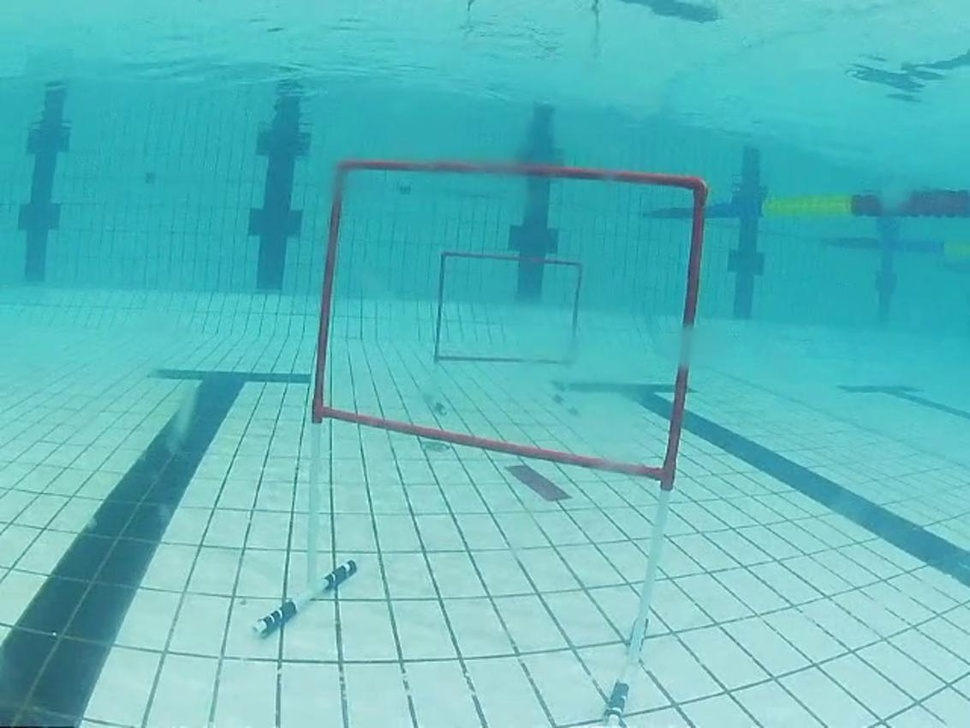
#> input picture examples/images/239.jpg, 970 x 728 px, shrunk from 1133 x 850 before the run; its folder holds only this picture in this run
$ python -i circle_kick.py   (imports and definitions only)
#> lines starting #> are read from the running program, lines starting #| are printed output that depends on the picture; after the words box and inside, x2 and y2 are one past the last pixel; in counts of white or black regions, pixels touching at a corner belong together
#> further down, picture is the input picture: shape (728, 970, 3); mean B, G, R 190.6, 186.9, 94.1
"""
CIRCLE_KICK状态模块 - 简化版v2.0
实现全局depth_pid + 视觉yaw_pid + 定速前进的撞球逻辑

支持两种小球识别方案：
方案1：YOLO模型识别（默认）
方案2：颜色阈值识别（备选）
"""
from typing import Optional, Dict, Any, Tuple, Union
import time as _t
import cv2
import numpy as np

# 指令类型定义
YField = Union[int, str, Tuple[str, float]]
YawField = Union[int, str, Tuple[str, float]]
Command = Tuple[int, int, YField, YawField]

# ==================== 配置参数 ====================
# 小球识别方案选择：1=YOLO模型识别，2=颜色阈值识别
BALL_DETECTION_METHOD = 1

# 颜色阈值配置（HSV色彩空间）
# 红色小球的HSV阈值范围（红色在HSV中分为两段）
RED_HSV_LOWER1 = np.array([0, 30, 30])      # 低色调红色下限
RED_HSV_UPPER1 = np.array([20, 255, 255])     # 低色调红色上限
RED_HSV_LOWER2 = np.array([120, 30, 30])    # 高色调红色下限
RED_HSV_UPPER2 = np.array([180, 255, 255])    # 高色调红色上限

# 蓝色小球的HSV阈值范围
BLUE_HSV_LOWER = np.array([100, 100, 100])    # 蓝色下限
BLUE_HSV_UPPER = np.array([130, 255, 255])    # 蓝色上限

# 最小轮廓面积阈值（过滤噪点）
MIN_CONTOUR_AREA = 500


def detect_ball_by_color(image: np.ndarray, target_color: str = 'red') -> Optional[Dict[str, Any]]:
    """
    使用颜色阈值检测小球

    参数:
        image: 输入图像（BGR格式）
        target_color: 目标颜色 ('red' 或 'blue')

    返回:
        包含小球信息的字典，如果未检测到则返回None
        {'center': [x, y], 'area': float, 'bbox': [x1, y1, x2, y2]}
    """
#> called with target_color = 'red'
    # 转换到HSV色彩空间
    hsv = cv2.cvtColor(image, cv2.COLOR_BGR2HSV)
#> hsv: shape (728, 970, 3); mean H, S, V 90.9, 133.7, 191.9

    # 根据目标颜色创建掩码
    if target_color == 'red':
        # 红色需要两个范围的掩码
        mask1 = cv2.inRange(hsv, RED_HSV_LOWER1, RED_HSV_UPPER1)
#> mask1: shape (728, 970); every value is 0
        mask2 = cv2.inRange(hsv, RED_HSV_LOWER2, RED_HSV_UPPER2)
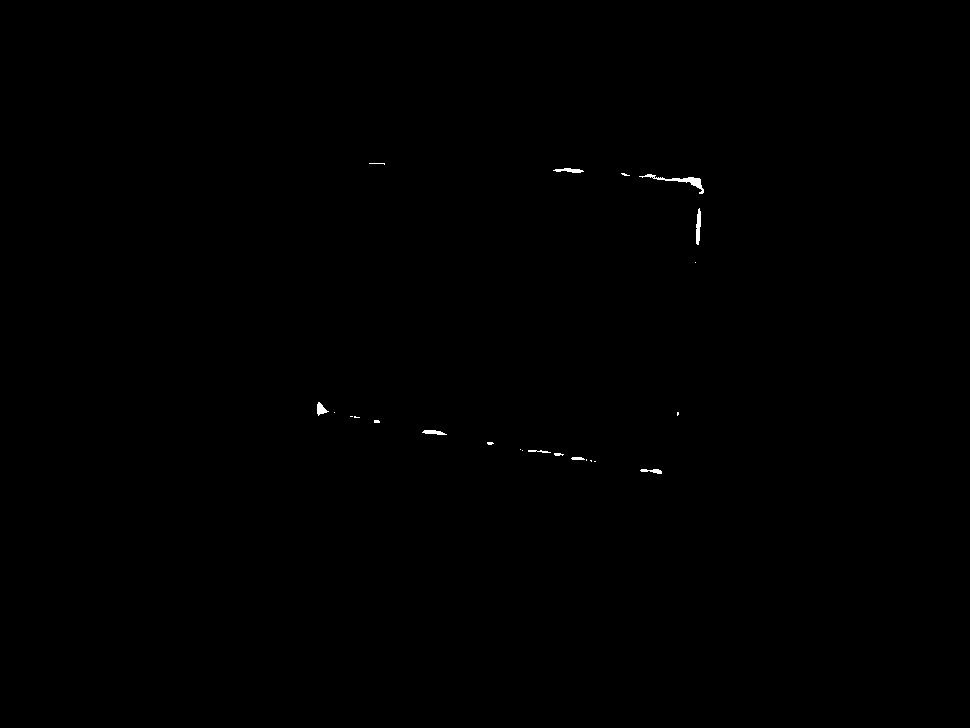
#> mask2: shape (728, 970); 0.13% white; 23 white regions (14 under 20 px), largest, box (x1, y1, x2, y2) and area: (639, 174, 704, 194) 259, (696, 208, 701, 245) 135, (553, 168, 584, 173) 93
        mask = cv2.bitwise_or(mask1, mask2)
    elif target_color == 'blue':
        mask = cv2.inRange(hsv, BLUE_HSV_LOWER, BLUE_HSV_UPPER)
    else:
        print(f"    [颜色识别] 未知的目标颜色: {target_color}")
        return None

    # 形态学操作去除噪点
    kernel = np.ones((5, 5), np.uint8)
    mask = cv2.morphologyEx(mask, cv2.MORPH_OPEN, kernel)
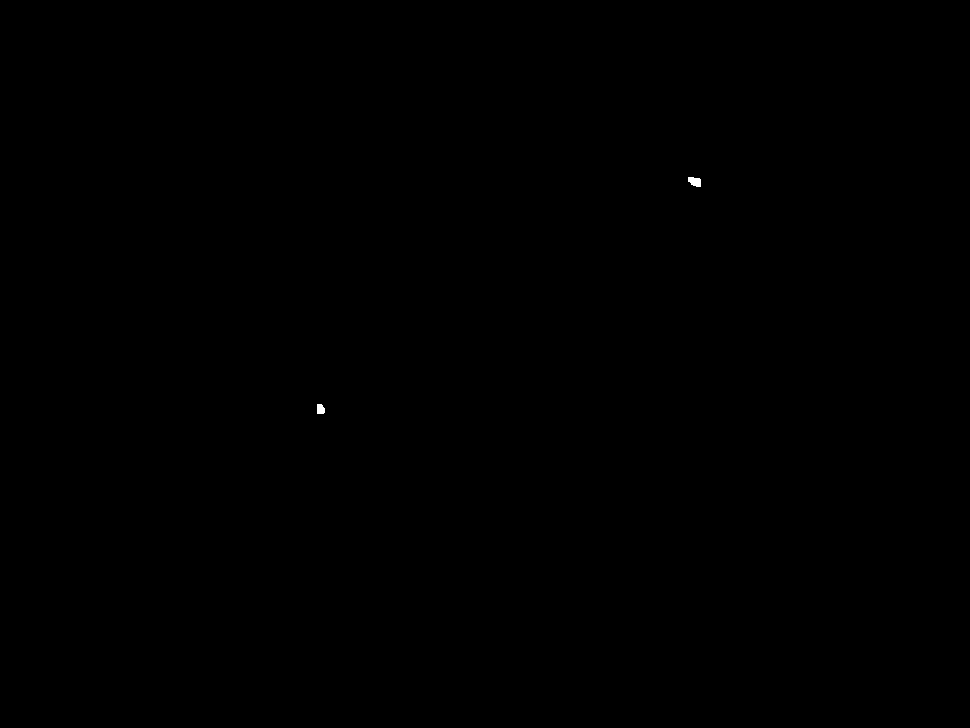
#> mask: shape (728, 970); 0.02% white; 2 white regions
    mask = cv2.morphologyEx(mask, cv2.MORPH_CLOSE, kernel)

    # 查找轮廓
    contours, _ = cv2.findContours(mask, cv2.RETR_EXTERNAL, cv2.CHAIN_APPROX_SIMPLE)
#> contours = 2 contours; box (x1, y1, x2, y2) and area: (688, 177, 701, 187) 82, (317, 404, 325, 414) 56

    if not contours:
        return None

    # 找出面积最大的轮廓
    max_contour = max(contours, key=cv2.contourArea)
#> max_contour = contour of 14 points, box (x1, y1, x2, y2) (688, 177, 701, 187), area 82
    area = cv2.contourArea(max_contour)
#> area = 82

    # 过滤太小的轮廓
    if area < MIN_CONTOUR_AREA:
        return None

    # 计算轮廓的边界框和中心
    x, y, w, h = cv2.boundingRect(max_contour)
    center_x = x + w // 2
    center_y = y + h // 2

    return {
        'center': [center_x, center_y],
        'area': area,
        'bbox': [x, y, x + w, y + h],
        'class_name': f'{target_color}_circle',
        'confidence': 1.0  # 颜色识别不提供置信度，设为1.0
    }


# [152 lines left out: function handle, not called in this run]

>>> import cv2
>>> picture = cv2.imread('../../../examples/images/239.jpg')
>>> result = detect_ball_by_color(picture)

$ run again, on examples/images/443.jpg
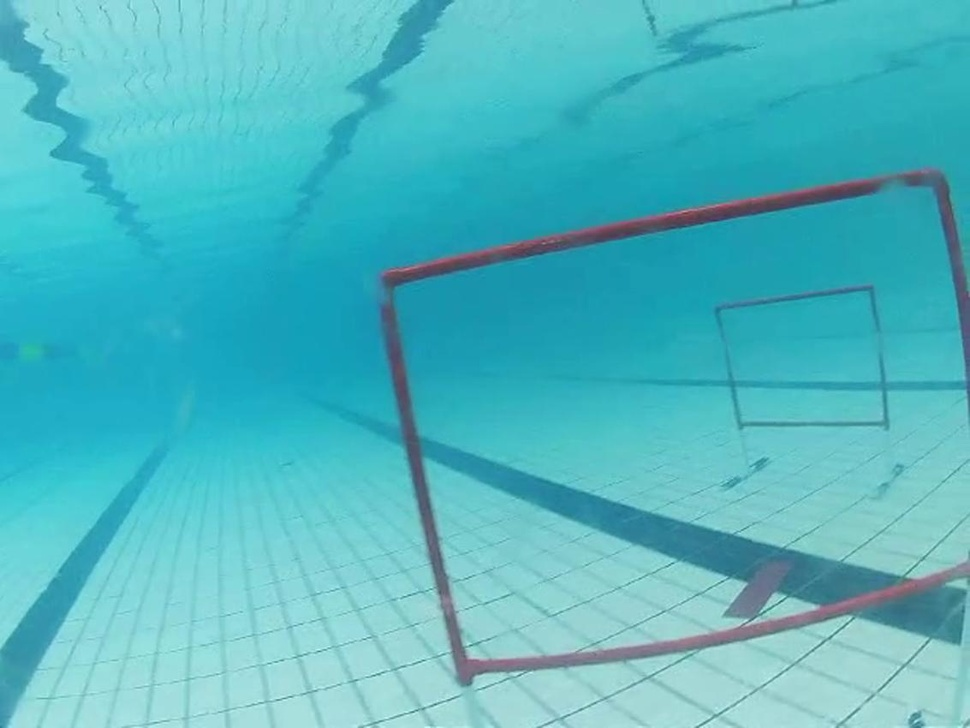
#> input picture examples/images/443.jpg, 970 x 728 px, shrunk from 1133 x 850 before the run
#> picture is the input picture: shape (728, 970, 3); mean B, G, R 193.6, 184, 80.7
#> hsv: shape (728, 970, 3); mean H, S, V 93.1, 151, 194.1
#> mask1: shape (728, 970); every value is 0
#> in detect_ball_by_color, `mask2 = cv2.inRange(hsv, RED_HSV_LOWER2, RED_HSV_UPPER2)`:
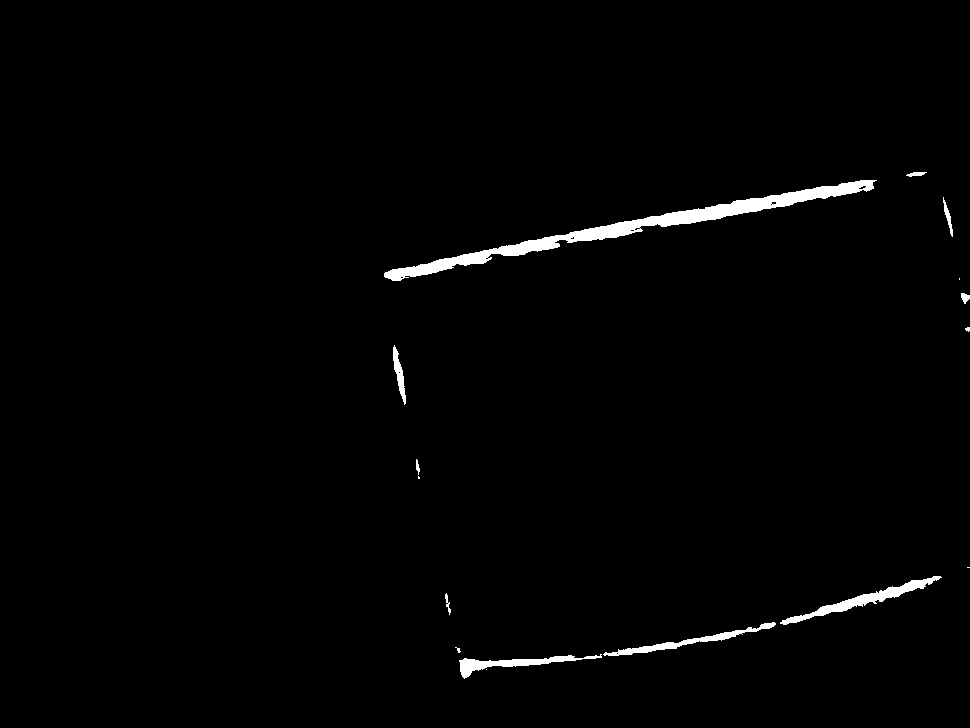
#> mask2: shape (728, 970); 1.4% white; 16 white regions (6 under 20 px), largest, box (x1, y1, x2, y2) and area: (384, 180, 877, 281) 5669, (780, 576, 942, 625) 1301, (459, 654, 602, 679) 954
#> in detect_ball_by_color, `mask = cv2.morphologyEx(mask, cv2.MORPH_OPEN, kernel)`:
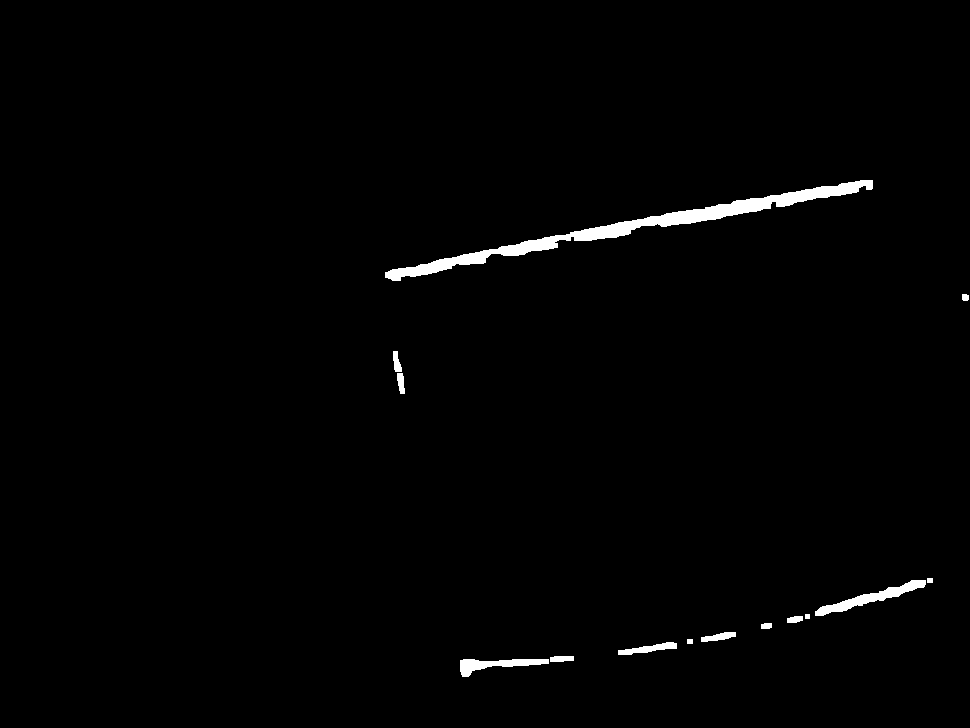
#> mask: shape (728, 970); 1.2% white; 14 white regions, largest, box (x1, y1, x2, y2) and area: (385, 180, 873, 281) 5503, (815, 580, 926, 616) 1010, (460, 659, 549, 677) 724
#> contours = 10 contours; largest, box (x1, y1, x2, y2) and area: (385, 180, 873, 281) 5024, (815, 578, 933, 616) 922, (460, 656, 574, 677) 732, (618, 642, 677, 655) 292, (393, 351, 405, 394) 212
#> max_contour = contour of 344 points, box (x1, y1, x2, y2) (385, 180, 873, 281), area 5024
#> area = 5024
#> x = 385; y = 180; w = 488; h = 101
#> center_x = 629
#> center_y = 230
#> result = {'center': [629, 230], 'area': 5024, 'bbox': [385, 180, 873, 281], 'class_name': 'red_circle', 'confidence': 1}
